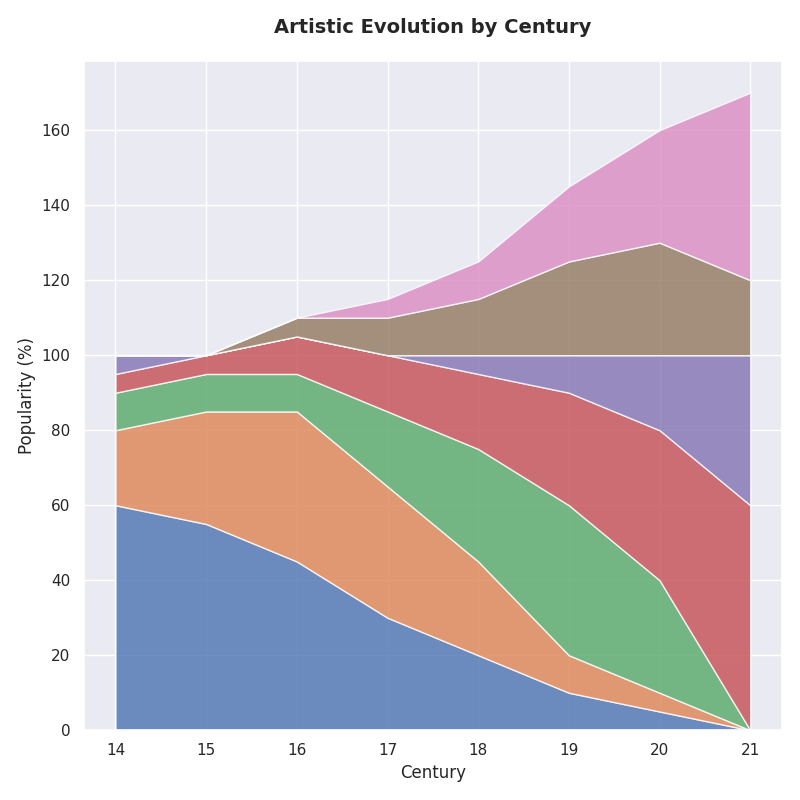

The Python source for this figure:
import matplotlib.pyplot as plt
import numpy as np

centuries = np.arange(14, 22)

classical = [60, 55, 45, 30, 20, 10, 5, 0]
renaissance = [20, 30, 40, 35, 25, 10, 5, 0]
baroque = [10, 10, 10, 20, 30, 40, 30, 0]
modernism = [5, 5, 10, 15, 20, 30, 40, 60]
abstract = [5, 0, 0, 0, 5, 10, 20, 40]
cubism = [0, 0, 5, 10, 15, 25, 30, 20]
popart = [0, 0, 0, 5, 10, 20, 30, 50]

data = np.array([classical, renaissance, baroque, modernism, abstract, cubism, popart])

fig, ax1 = plt.subplots(figsize=(8, 8))

ax1.stackplot(centuries, data, alpha=0.8)
ax1.set_title("Artistic Evolution by Century", fontsize=14, fontweight='bold', pad=20)
ax1.set_xlabel('Century', fontsize=12)
ax1.set_ylabel('Popularity (%)', fontsize=12)

plt.tight_layout()
plt.show()
